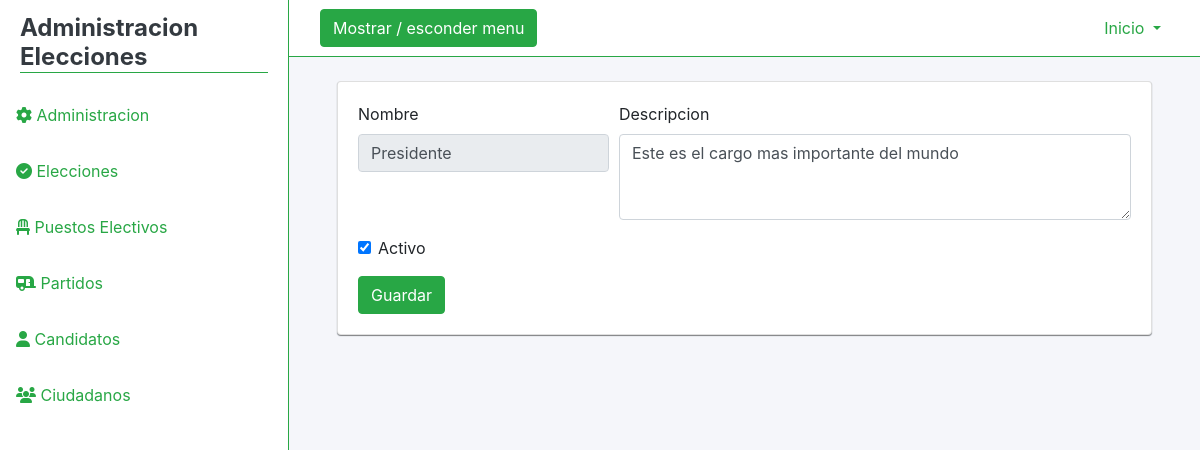
Screenshot of /puestosElectivos/vistas/editPuestoElectivo.php?id=15 (signed in) with the database file from the repository.
### tables this page shows
CREATE TABLE `puesto_electivo` (
  `idPuesto_Electivo` int(11) NOT NULL,
  `Nombre` varchar(45) DEFAULT NULL,
  `Descripcion` varchar(45) DEFAULT NULL,
  `Estado` varchar(45) DEFAULT NULL
);

### puestosElectivos/servicios/PuestoServiceDataBase.php (called while the page is built, shortened)
<?php
require_once 'puestoElectivo.php';
class PuestoServiceDatabase
{
    private $context;
    public function __construct()
    {
        $this->context = new Conexion();
    }
    public function GetById($id)
    {
        $db = $this->context->conectar();
        $puestoElectivo = new PuestoElectivo();
        $stmt = $db->prepare('SELECT * FROM puesto_electivo WHERE idPuesto_Electivo = ?');
        $stmt->bind_param('i', $id);
        $stmt->execute();
        $result = $stmt->get_result();
        if ($result->num_rows === 0) {
            return null;
        } else {
            while ($row = $result->fetch_object()) {
                $puestoElectivo->InicializarDatos($row->idPuesto_Electivo, $row->Nombre, $row->Descripcion, $row->Estado);
            }
        }
        return $puestoElectivo;
    }
}

### puestosElectivos/servicios/puestoElectivo.php (called while the page is built, shortened)
<?php
class PuestoElectivo
{
    public function InicializarDatos($idPuesto_Electivo, $Nombre, $Descripcion, $Estado)
    {
        $this->Nombre = $Nombre;
        $this->Descripcion = $Descripcion;
    }
}

### puestosElectivos/vistas/editPuestoElectivo.php (the view, shortened to what this page needs)
<?php
require_once '../servicios/puestoElectivo.php';
require_once '../servicios/PuestoServiceDataBase.php';
$id = $_GET['id'];
$service = new PuestoServiceDatabase();
$lista = $service->GetById($id);
?>
<!DOCTYPE html>
<html lang="es">
<head>
    <link rel="stylesheet" href="../../assets/css/admin.css" type="text/css">
    <link rel="stylesheet" href="https://stackpath.bootstrapcdn.com/bootstrap/4.5.0/css/bootstrap.min.css">
</head>
<body>
<div class="d-flex" id="content-wrapper">
    <div id="sidebar-container" class="bg-white border-right border-success">
      <div class="logo">
        <h4 class="font-weight-bold mb-0 text-dark border-bottom border-success">Administracion Elecciones</h4>
      </div>
      <div class="menu list-group-flush">
        <a href="../../admin/menuAdmin.php" class="list-group-item list-group-item-action text-success bg-white p-3 border-0"><i class="fas fa-cog"></i> Administracion</a>
        <a href="../../elecciones/vistas/addElecciones.php" class="list-group-item list-group-item-action text-success bg-white p-3 border-0"><i class="fas fa-check-circle"></i> Elecciones</a>
        <a href="../../puestosElectivos/vistas/addPuestoElectivo.php" class="list-group-item list-group-item-action text-success bg-white p-3 border-0"><i class="fas fa-chair"></i> Puestos Electivos</a>
        <a href="../../partidos/vistas/addPartido.php" class="list-group-item list-group-item-action text-success bg-white p-3 border-0"><i class="fas fa-caravan"></i> Partidos</a>
         <a href="../../candidatos/vistas/addCandidato.php" class="list-group-item list-group-item-action text-success bg-white p-3 border-0"><i class="fas fa-user"></i> Candidatos</a>
        <a href="../../ciudadanos/vistas/addCiudadano.php" class="list-group-item list-group-item-action text-success bg-white p-3 border-0"> <i class="fas fa-users"></i> Ciudadanos</a>
      </div>
    </div>
    <div id="page-content-wrapper" class="w-100 bg-light-blue">
      <nav class="navbar navbar-expand-lg navbar-light bg-white border-bottom border-success">
        <div class="container">
          <button class="btn btn-success text-white" id="menu-toggle">Mostrar / esconder menu</button>
          <div class="collapse navbar-collapse" id="navbarSupportedContent">
            <ul class="navbar-nav ml-auto mt-2 mt-lg-0">
              <li class="nav-item dropdown">
                <a class="nav-link text-success dropdown-toggle" href="#" id="navbarDropdown" role="button"
                  data-toggle="dropdown" aria-haspopup="true" aria-expanded="false">
                 Inicio
                </a>
              </li>
            </ul>
          </div>
        </div>
      </nav>
      <div class="container-fluid pl-5 pt-4 pr-5">
                    <div class="">
                    <div class="card card-elec">
  <div class="card-body">
<form method="POST" action="../servicios/edit.php?id=<?php echo $id; ?>" >
  <div class="form-row">
    <div class="form-group col-md-4">
      <label for="nombre">Nombre</label>
      <input type="text" class="form-control " readonly id="nombre" name="nombre" required value="<?php echo $lista->Nombre; ?>">
    </div>
    <div class="form-group col-md-8">
      <label for="exampleFormControlTextarea1">Descripcion</label>
    <textarea class="form-control" id="exampleFormControlTextarea1" name="descripcion" rows="3"><?php echo $lista->Descripcion; ?>
</textarea>
    </div>
  </div>
  <div class="form-group">
    <div class="form-check">
      <input class="form-check-input" type="checkbox" id="gridCheck" checked name="activo">
      <label class="form-check-label" for="gridCheck" >
        Activo
      </label>
    </div>
  </div>
  <button type="submit" class="btn btn-success">Guardar</button>
</form>
  </div>
</div>
 </div>
</div>
</body>
</html>

### assets/css/admin.css (style rules this page uses)
:root { --light-blue: #F5F6FA; }
body { overflow: hidden; font-family: 'Muli', sans-serif; width: 100%; overflow-y: scroll; }
.bg-light-blue { background-color: var(--light-blue) !important; }
#sidebar-container { min-height: 100vh; margin-left: -18rem; -webkit-box-shadow: 5px 0px 5px 0px rgba(0,0,0,0.1); -moz-box-shadow: 5px 0px 5px 0px rgba(0,0,0,0.1); box-shadow: 5px 0px 5px 0px rgba(0,0,0,0.1); -webkit-transition: margin .25s ease-out; -moz-transition: margin .25s ease-out; -o-transition: margin .25s ease-out; transition: margin .25s ease-out; }
#sidebar-container .logo { padding: 0.875rem 1.25rem; }
#sidebar-container .menu { width: 18rem; }
.card-elec { box-shadow: 0 1px 1px gray, 0 1px 1px rgba(0, 123, 255, .1); }
@media (min-width: 768px) { #sidebar-container { margin-left: 0; } }

### rows the page displays
puesto_electivo: nombre "Presidente", descripcion "Este es el cargo mas importante del mundo"
